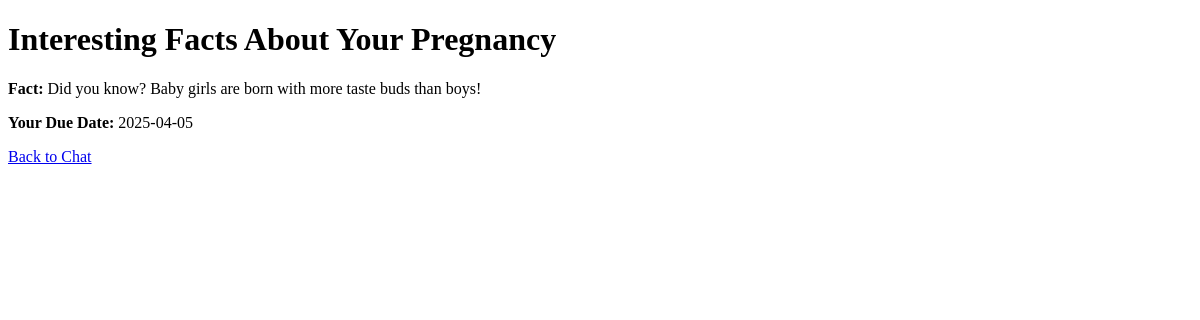
The page /facts (signed in) on the database as committed earlier.
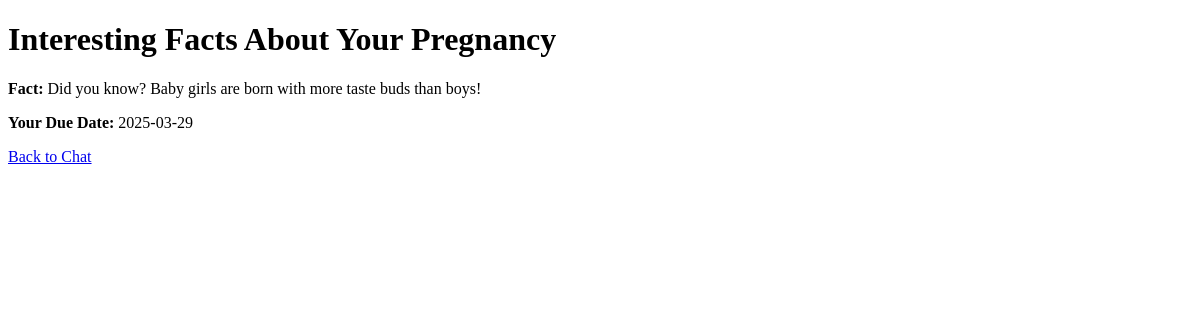
The same page on the database as committed later.
### src/models.py (models this page shows)
class UserFormData(Base):
    __tablename__ = "user_form_data"
    id = Column(Integer, primary_key=True, index=True)
    username = Column(String, unique=True, nullable=False)  # Link to the logged-in user
    due_date = Column(Date, nullable=False)
    baby_gender = Column(String, nullable=False)
    user_name = Column(String, nullable=False)

### src/main.py (the view)
@app.get("/facts", response_class=HTMLResponse)
async def get_facts(request: Request):
    db: Session = SessionLocal()
    username = request.cookies.get("username")  # Get the logged-in username
    user_data = db.query(UserFormData).filter(UserFormData.username == username).first()
    if not user_data:
        return {"message": "No form data found. Please fill out the form first."}
    if user_data.baby_gender == "girl":
        fact = "Did you know? Baby girls are born with more taste buds than boys!"
    elif user_data.baby_gender == "boy":
        fact = "Fun fact: Baby boys are more likely to be left-handed than girls!"
    else:
        fact = "Babies are born with 300 bones, but adults only have 206!"
    return templates.TemplateResponse(
        "facts.html",
        {"request": request, "fact": fact, "due_date": user_data.due_date}
    )

### frontend/templates/facts.html (shortened to what this page needs)
<!DOCTYPE html>
<html>
<head>
</head>
<body>
    <h1>Interesting Facts About Your Pregnancy</h1>
    <p><strong>Fact:</strong> {{ fact }}</p>
    <p><strong>Your Due Date:</strong> {{ due_date }}</p>
    <a href="/chat">Back to Chat</a>
</body>
</html>

Rows that differ between the two databases and show on the page:
changed UserFormData: due_date "2025-04-05" → "2025-03-29"
